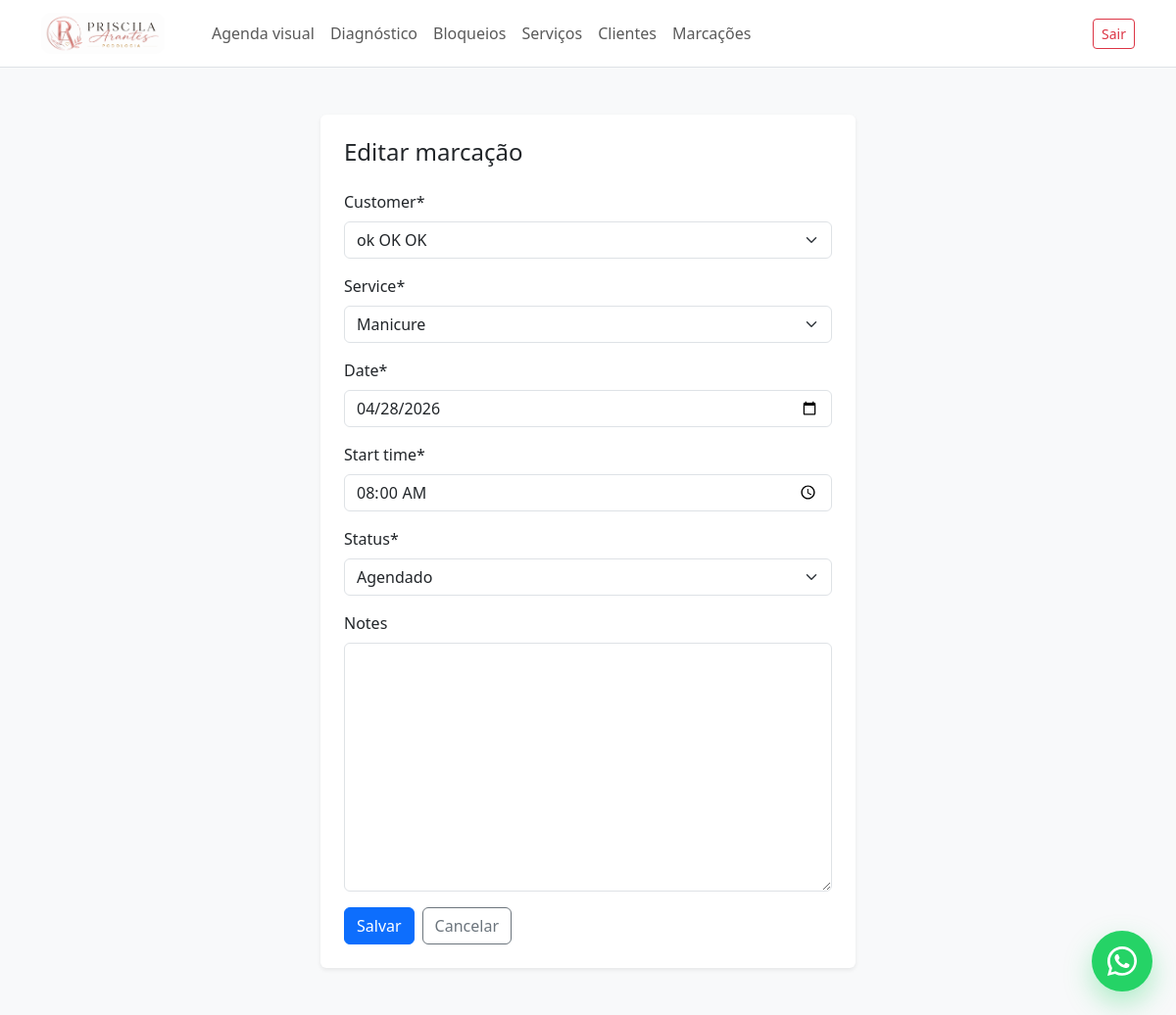
The app's page /marcacoes/4/editar/ (signed in), older data.
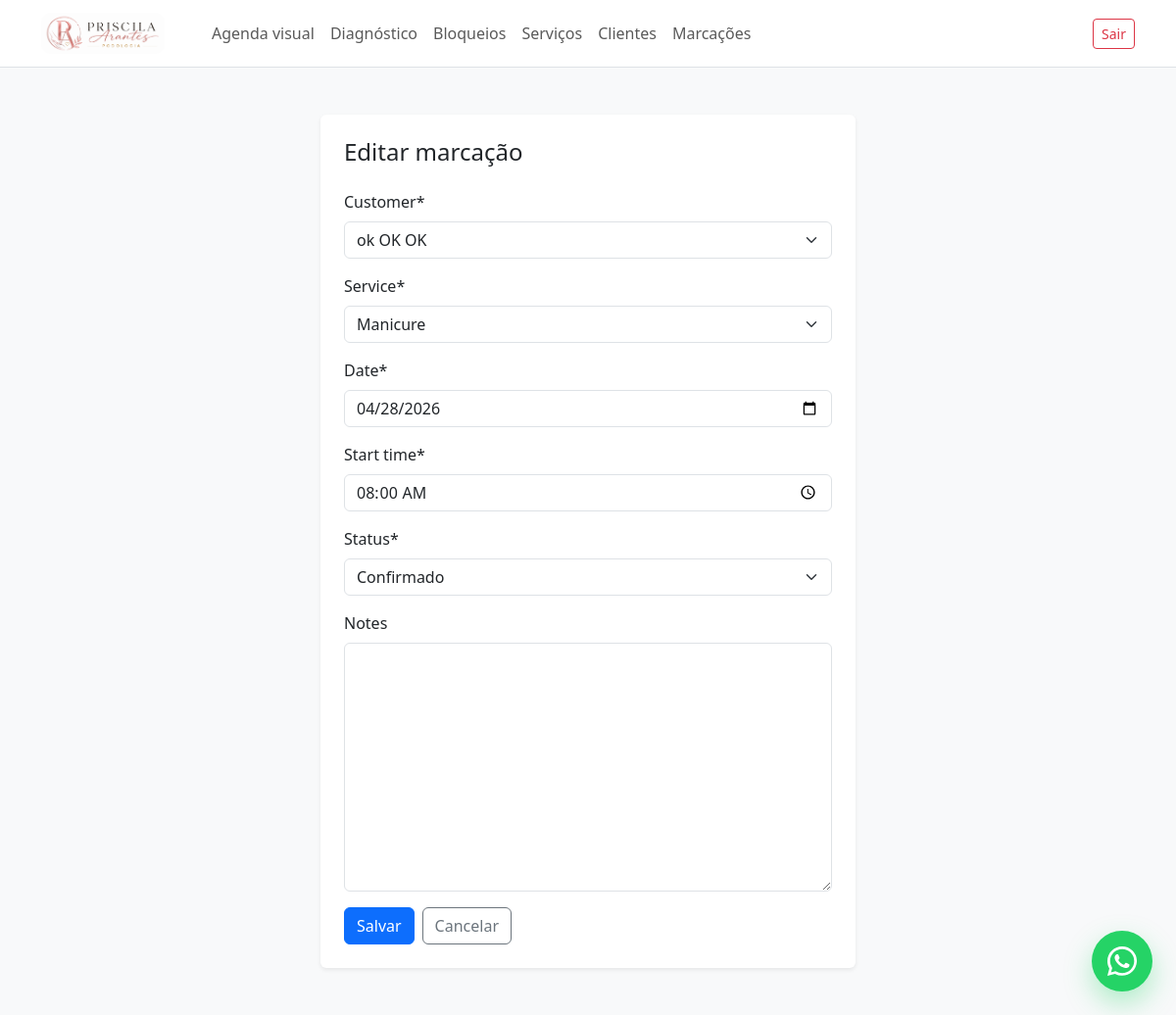
The same page, newer data.
### appointments/models.py (models this page shows, shortened)
class Appointment(models.Model):
    STATUS_SCHEDULED = "scheduled"
    STATUS_CONFIRMED = "confirmed"
    STATUS_CANCELLED = "cancelled"
    STATUS_COMPLETED = "completed"
    STATUS_CHOICES = [
        (STATUS_SCHEDULED, "Agendado"),
        (STATUS_CONFIRMED, "Confirmado"),
        (STATUS_CANCELLED, "Cancelado"),
        (STATUS_COMPLETED, "Concluído"),
    ]
    reference_code = models.CharField(
        max_length=20,
        unique=True,
        blank=True,
        editable=False,
    )
    customer = models.ForeignKey(
        Customer,
        on_delete=models.PROTECT,
        related_name="appointments",
    )
    service = models.ForeignKey(
        Service,
        on_delete=models.PROTECT,
        related_name="appointments",
    )
    created_by = models.ForeignKey(
        settings.AUTH_USER_MODEL,
        on_delete=models.PROTECT,
        related_name="created_appointments",
    )
    date = models.DateField()
    start_time = models.TimeField()
    status = models.CharField(
        max_length=20,
        choices=STATUS_CHOICES,
        default=STATUS_SCHEDULED,
    )
    notes = models.TextField(blank=True)
    created_at = models.DateTimeField(auto_now_add=True)
    updated_at = models.DateTimeField(auto_now=True)
    class Meta:
        ordering = ["date", "start_time"]

### appointments/views/appointments.py (the view, shortened to what this page needs)
# urls.py: path("marcacoes/<int:pk>/editar/", AppointmentUpdateView.as_view(), name="appointment_update"),
class AppointmentUpdateView(LoginRequiredMixin, UpdateView):
    model = Appointment
    form_class = AppointmentForm
    template_name = "appointments/appointment_form.html"
    success_url = reverse_lazy("appointments:appointment_list")
    def dispatch(self, request, *args, **kwargs):
        appointment = self.get_object()
        if appointment.status == Appointment.STATUS_COMPLETED:
            messages.error(
                request,
                "Marcações concluídas não podem ser editadas.",
            )
            return redirect("appointments:appointment_list")
        return super().dispatch(request, *args, **kwargs)

### appointments/forms.py
class AppointmentForm(forms.ModelForm):
    class Meta:
        model = Appointment
        fields = [
            "customer",
            "service",
            "date",
            "start_time",
            "status",
            "notes",
        ]
        widgets = {
            "date": forms.DateInput(attrs={"type": "date"}),
            "start_time": forms.TimeInput(attrs={"type": "time"}),
        }

### appointments/models.py (called while the page is built)
    def __str__(self):
        return self.name

    def __str__(self):
        return self.full_name

### templates/appointments/appointment_form.html (shortened to what this page needs)
{% extends "base.html" %}
{% load crispy_forms_tags %}
{% block content %}
<div class="row justify-content-center">
    <div class="col-12 col-lg-6">
        <div class="card shadow-sm border-0">
            <div class="card-body p-4">
                <h1 class="h4 mb-4">
                    {% if object %}
                        Editar marcação
                    {% else %}
                        Nova marcação
                    {% endif %}
                </h1>
                <form method="post" novalidate>
                    {{ form|crispy }}
                    <div class="d-flex gap-2 mt-3">
                        <button type="submit" class="btn btn-primary">
                            Salvar
                        </button>
                        <a href="{% url 'appointments:appointment_list' %}" class="btn btn-outline-secondary">
                            Cancelar
                        </a>
                    </div>
                </form>
            </div>
        </div>
    </div>
</div>
{% endblock %}

Row changes from the older to the newer data that the page shows:
changed Appointment "ok OK OK": status "Agendado" → "Confirmado"
